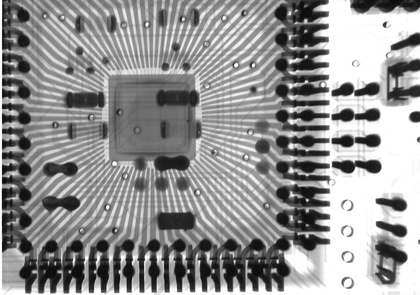
%> input picture hw4/HW4codes/app-ndt-Chip-5.jpg, 420 x 295 px, shrunk from 1280 x 900 before the run
$ octave HW4Q4.m   (GNU Octave 9; MATLAB toolbox functions it lacks are replaced by stand-ins)
%> lines starting %> are read from the running program, lines starting %| are printed output that depends on the picture
A = imread('app-ndt-Chip-5.jpg');
%> A is the input picture: size 295x420x3 uint8; min 8, max 255, mean 146.9
A = imnoise( A ,'salt & pepper', .4);
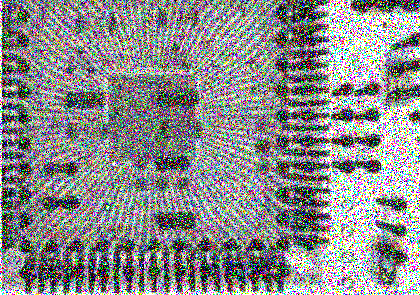
%> A: size 295x420x3 uint8; mean R, G, B 139.1, 139.2, 139
imshow(A);

n = 2;
B = padarray(A, [n,n], 'symmetric', 'both');
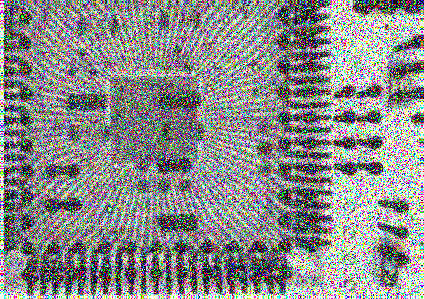
%> B: size 299x424x3 uint8; mean R, G, B 139.9, 140, 139.8

for i = 1:size(A,1)
    for j = 1:size(A,2)
        patch = B(i:i+2*n, j:j+2*n);
        A1(i,j) = median(patch(:));
    end
end
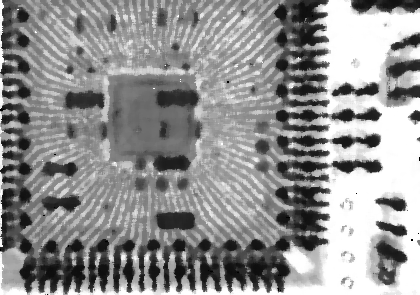
%> A1: size 295x420 uint8; min 0, max 255, mean 145.6

subplot(1,2,1);imshow(A);
subplot(1,2,2);imshow(A1);
